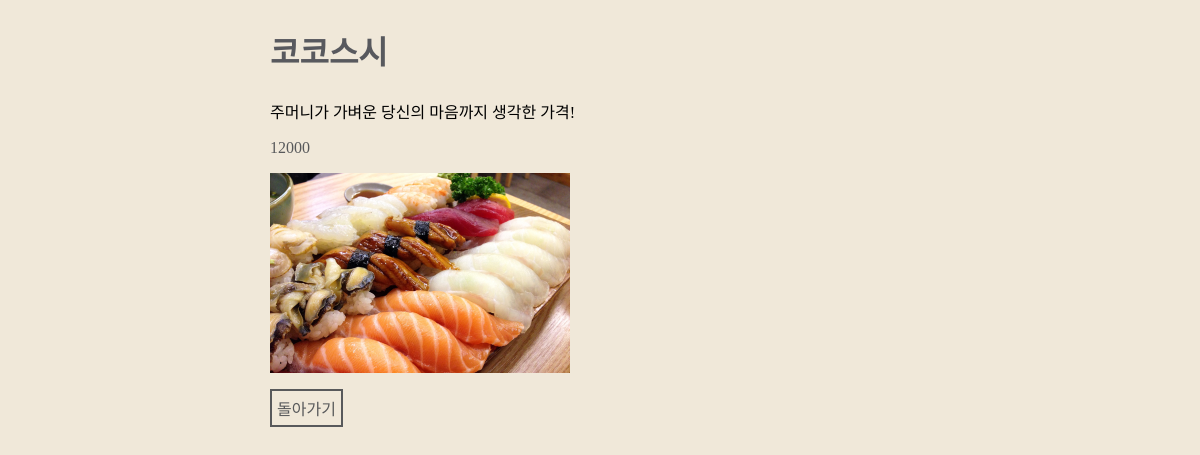
The page /foods/menus/2/ on the database its author committed.
### foods/models.py (models this page shows, shortened)
class Menu(models.Model):
    name = models.CharField(max_length = 50)
    description = models.CharField(max_length = 100)
    price = models.IntegerField()
    img_path = models.CharField(max_length = 255)

### foods/views.py (the view)
# urls.py: path('menus/<int:pk>/', views.detail),
def detail(request,pk):
    menu = Menu.objects.get(id = pk)
    context = {'menu' : menu}
    return render(request, 'foods/detail.html', context = context)

### foods/templates/foods/detail.html (shortened to what this page needs)
{% load static %}
<!DOCTYPE html>
<html>
    <head>
        <link rel="stylesheet" href={% static 'foods/css/styles_detail.css' %}>
    </head>
    <body>
        <div class = 'food-detail'>
            <h2>{{menu.name}}</h2>
            <div>{{menu.description}}</div>
            <p>{{menu.price}}</p>
            <img src={% get_static_prefix %}{{menu.img_path}}>
            <a href = '/foods/menus'>돌아가기</a>
        </div>
    </body>
</html>

### foods/static/foods/css/styles_detail.css (style rules this page uses)
* { box-sizing: border-box; font-family: Jua; }
body { background-color : #f0e8d9; }
h2 { font-size:32px; color: #58595e; }
.food-detail { width:660px; margin-left: auto; margin-right: auto; }
.food-detail p { color: #58595b; font-size: 16px; text-align: left; }
.food-detail img { display: block; margin-bottom: 16px; width: 300px; height: 200px; }
.food-detail a { color: #58595b; font-size: 16px; text-decoration: none; border: #58595b 2px solid; padding: 5px; display: inline-block; }

### rows shown on the page
Menu: name "코코스시", description "주머니가 가벼운 당신의 마음까지 생각한 가격!", price "12000", img_path (picture)
